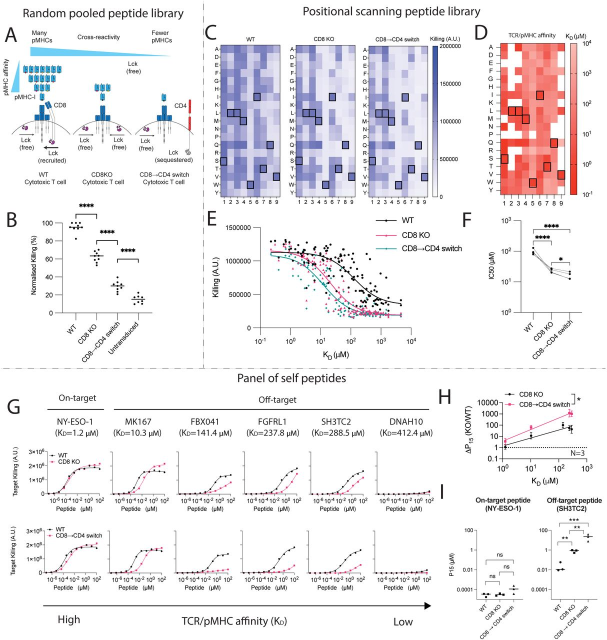
#> input picture results_batman/paper_figures/figure_1/1e/tcr_pmhc_binding_datasets/c259/F6.large.jpg, 1213 x 1280 px (shown at 1/2 size)
$ python data_input.py
#> lines starting #> are read from the running program, lines starting #| are printed output that depends on the picture
import numpy as np
import pandas as pd
from PIL import Image
import itertools
from matplotlib import pyplot as plt


# Load image
im = Image.open('F6.large.jpg','r')
#> im is the input picture: PIL image 1213x1280 RGB; mean R, G, B 239.3, 236.9, 239.3
pix = list(im.getdata())
#> pix = 1552640 items
width, height = im.size
#> width = 1213; height = 1280
pixel_values = np.array(pix).reshape((width, height, 3))
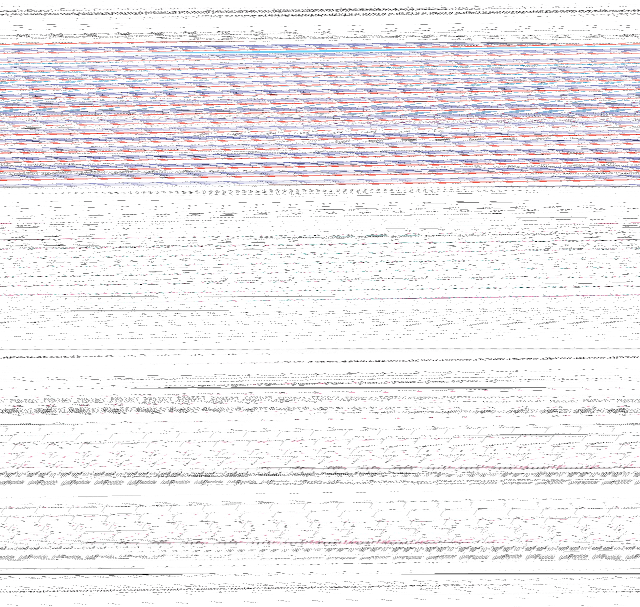
#> pixel_values: shape (1213, 1280, 3) int64 (shown at 1/2 size); mean of channels 0, 1, 2 239.3, 236.9, 239.3; drawn as R, G, B

# Set up a grid to extract RGB values for each box in heatmap
xmin = 448
xmax = 553
ymin = 98
ymax = 385
xpts = 9
ypts = 19

grid = list(itertools.product(np.linspace(xmin,xmax,xpts),
                              np.linspace(ymin,ymax,ypts)))

# Extract RGB values
TCR_rgb = np.zeros((xpts*ypts,3))

for pixel in np.arange(xpts*ypts):
    TCR_rgb[pixel,:] = im.getpixel(grid[pixel])[0:3]
#> after the loop, TCR_rgb = 171 rows, first 8: [123, 132, 191], [174, 174, 212], [150, 152, 203], [120, 126, 184], [105, 116, 180], [108, 116, 181], [123, 127, 188], [120, 130, 179]

# Reshape to heatmap size y channel
TCR_rgb = np.reshape(TCR_rgb, (xpts,ypts,3))


'''Colorbar'''
# sample 100 equally spaced collinear points between upper & lower ticks

xmin = 870
xmax = 870
ymin = 392
ymax = 94
xpts= 1
ypts = 100

grid = list(itertools.product(np.linspace(xmin,xmax,xpts),
                              np.linspace(ymin,ymax,ypts)))

# Extract RGB values
cb_rgb = np.zeros((ypts,3))

for pixel in np.arange(ypts):
    cb_rgb[pixel,:] = im.getpixel(grid[pixel])[0:3]
#> after the loop, cb_rgb = 100 rows, first 8: [255, 255, 255], [250, 250, 250], [248, 248, 248], [247, 246, 251], [244, 243, 249], [241, 240, 246], [240, 239, 247], [237, 235, 246]

# Interpolate colorbar scale
rgb2log_FC = np.linspace(0,2*1E6,ypts)

'''Assign killing values based on RGB'''
TCR_killing = np.zeros((9,19))

for position in np.arange(9):
    for aa in np.arange(19):

        # APN-TCR
        rgb = TCR_rgb[position,aa,:] #Read recorded rgb value
        # Find closest RGB combination in the colorbar
        cb_loc=np.argmin(np.sum(abs(cb_rgb-np.tile(rgb,(len(cb_rgb),1))),axis=1))
        TCR_killing[position,aa] = rgb2log_FC[cb_loc] #assign logFC

'''Record data'''

# APN-TCR
tcr_data = pd.DataFrame({
'tcr_name':['c259'],
'va':["NA"],
'vb':["NA"],
'cdr3a':["CAVRPLYGGSYIPTF"],
'cdr3b':["CASSYVGNTGELFF"],
'trav':["21*01"],
'traj':["6*01"],
'trbv':["6-5*01"],
'trbd':["NA"],
'trbj':["2-2*01"],
'assay':["killing"],
'tcr_source_organism':["human"],
'index_peptide':["SLLMWITQV"],
'mhc':["HLA-A*02:01"],
'pmid	':["TBA"],
'peptide_type':["cancer antigen"]
})

index_peptide = "SLLMWITQV"
aa_order = ['A','D','E','F','G','H','I','K','L','M','N','P','Q','R',
                 'S','T','V','W','Y']
mutant_killing = pd.DataFrame(columns=['peptide','peptide_activity'])
for position in np.arange(9):
    for aa in np.arange(len(aa_order)):
        peptide = list(index_peptide)
        peptide[position] = aa_order[aa]
        peptide = ''.join(peptide)
        peptide_activity = TCR_killing[position,aa]
        data_add = pd.DataFrame({'peptide':[peptide],
                                 'peptide_activity':[peptide_activity]})
        mutant_killing = pd.concat([mutant_killing,data_add])

# the index peptide has slightly different values due to RGB conversion, average them
mutant_killing.peptide_activity[
    mutant_killing.peptide==index_peptide
    ]=np.mean(mutant_killing.peptide_activity[mutant_killing.peptide==index_peptide])
mutant_killing = mutant_killing.drop_duplicates().reset_index(drop=True)

# Merge all data columns
tcr_data= tcr_data.loc[tcr_data.index.repeat(len(mutant_killing))
                        ].reset_index(drop=True)
tcr_data = pd.concat([tcr_data,mutant_killing],axis=1)


# Export data
tcr_data.to_excel('epitope_data_c259.xlsx', index=False)
